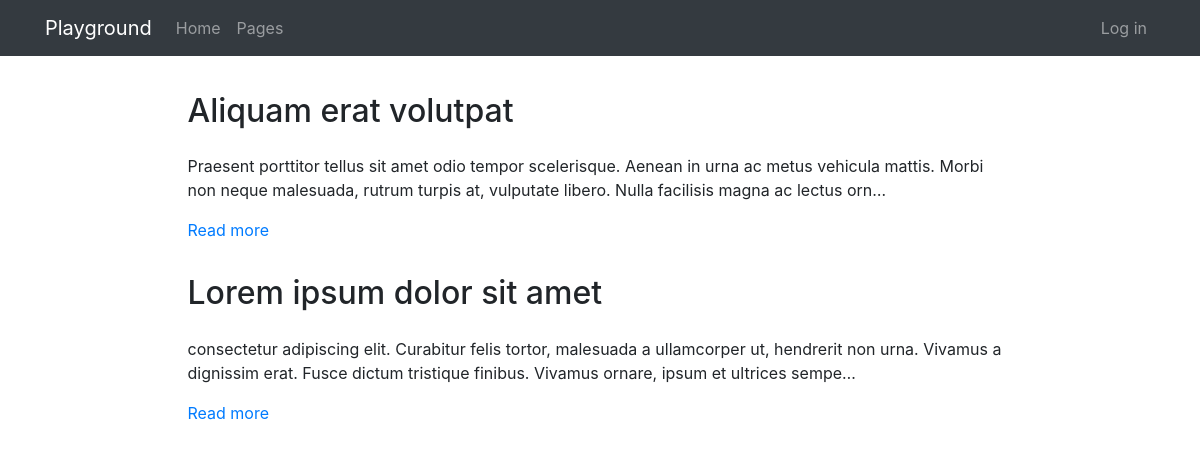
The page /pages/ on the database its author committed.
### pages/models.py (models this page shows, shortened)
class Page(models.Model):
    title = models.CharField(verbose_name="Title", max_length=200)
    content = RichTextField(verbose_name="Content")
    order = models.SmallIntegerField(verbose_name="Order", default=0)
    created = models.DateTimeField(auto_now_add=True, verbose_name="Creation Date")
    updated = models.DateTimeField(auto_now=True, verbose_name="Update Date")
    class Meta:
        verbose_name = "página"
        verbose_name_plural = "páginas"
        ordering = ['order', 'title']

### pages/views.py (the view)
# urls.py: path('', PageListView.as_view(), name='pages'),
class PageListView(ListView):
    model = Page

### pages/templates/pages/page_list.html (shortened to what this page needs)
{% extends 'core/base.html' %}
{% load static %}
{% block content %}
<main role="main">
  <div class="container mb-4">
    {% for page in page_list|dictsort:"id" reversed %}
      <div class="row mt-3">
        <div class="col-md-9 mx-auto">
          <h2 class="mb-4">{{page.title}}</h2>
          <div>
            <p>{{page.content|striptags|safe|truncatechars:"200"}}</p>
            <p><a href="{% url 'pages:page' page.id page.title|slugify %}">Read more</a>
            </p>
          </div>
        </div>
      </div>
    {% endfor %}
  </div>
</main>
{% endblock %}

### core/static/core/css/main.css (style rules this page uses)
main { padding-top: 20px; }
:root { --jumbotron-padding-y: 3rem; }

### rows shown on the page
Page: title "Aliquam erat volutpat", content "Praesent porttitor tellus sit amet odio tempor scelerisque. Aenean in urna ac metus vehicula mattis. Morbi non neque malesuada, rutrum turpis at, vulputate libero. Nulla facilisis magna ac lectus orn…"
Page: title "Lorem ipsum dolor sit amet", content "consectetur adipiscing elit. Curabitur felis tortor, malesuada a ullamcorper ut, hendrerit non urna. Vivamus a dignissim erat. Fusce dictum tristique finibus. Vivamus ornare, ipsum et ultrices sempe…"
